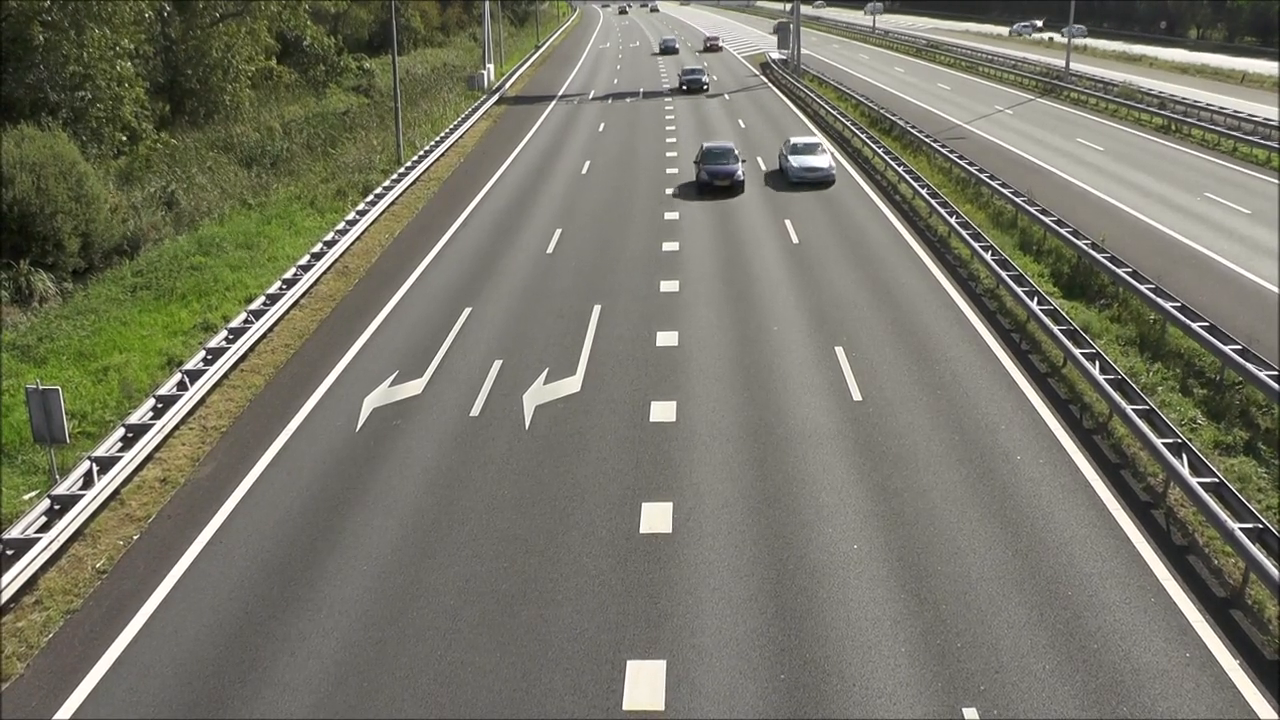
#> input picture frame 33 of Part_3/Ex1/traffic.mp4, 1280 x 720 px
$ python main_v2.py
#> lines starting #> are read from the running program, lines starting #| are printed output that depends on the picture
#!/usr/bin/env python3
# shebang line for linux / mac

from copy import deepcopy
import glob
import cv2  # import the opencv library
import numpy as np
import argparse


def main():

    # ------------------------------------
    # Setu pargparse
    # ------------------------------------
    parser = argparse.ArgumentParser(
        prog='Traffic car couter',
        description='Counts cars',
        epilog='This is finished')

    parser.add_argument('-if', '--input_filename', type=str, default='/home/hogu/Desktop/SAVI-Hugo-Sachim_108510-25-26/Part_3/Ex1/traffic.mp4')

    args = vars(parser.parse_args())
    print(args)

    # ------------------------------------
    # Open the video file
    # -------------------------------------
    capture = cv2.VideoCapture(args['input_filename'])

    # Check if the sequence was opened successfully
    if not capture.isOpened():
        print("Error: Could not open image sequence.")
    else:
        print("Image sequence opened successfully!")

    # Define bbox coordinates
    bbox = {'x': 699, 'y': 300, 'w': 808-699, 'h': 500-300}
    # Copute bottom right corner
    bbox['x2'] = bbox['x'] + bbox['w']
    bbox['y2'] = bbox['y'] + bbox['h']

    # ------------------------------------
    # Read and display all frames
    # ------------------------------------
    previous_average = None
    previous_change_event = False
    previous_change_event_1 = False
    previous_change_event_2 = False
    previous_change_event_3 = False
    previous_change_event_4 = False
    number_of_cars = 0
    frame_count = 0
    while True:

        ret, frame = capture.read()
#> frame is the input picture: shape (720, 1280, 3); mean B, G, R 103.9, 117.9, 118.6
        if ret == False:
            break

        # create image for drawing
        frame_gui = deepcopy(frame)

        # Draw the frame count
        cv2.putText(
            frame_gui, '#frame ' + str(frame_count),
            (10, 30), cv2.FONT_HERSHEY_SIMPLEX, 1, (0, 255, 0), 2, cv2.LINE_AA)

        # Draw the box on the image
        cv2.rectangle(frame_gui, (bbox['x'], bbox['y']), (bbox['x2'], bbox['y2']),
                      (255, 0, 0), 2)
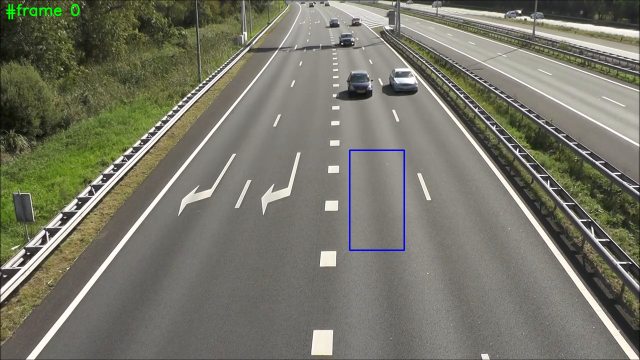
#> frame_gui: shape (720, 1280, 3) (shown at 1/2 size); mean B, G, R 104.1, 117.9, 118.2

        # Compute grayscale image for analysing
        frame_gray = cv2.cvtColor(frame, cv2.COLOR_BGR2GRAY)
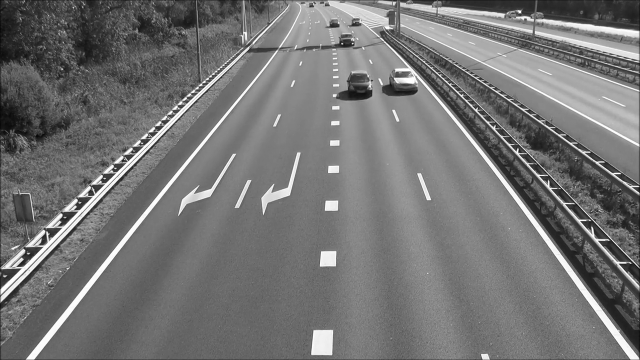
#> frame_gray: shape (720, 1280) (shown at 1/2 size); min 0, max 255, mean 116.6

        box_values = frame_gray[bbox['y']:bbox['y2'],  bbox['x']:bbox['x2']]
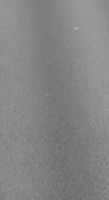
#> box_values: shape (200, 109); min 102, max 179, mean 132.5
        print('box_values = ' + str(box_values))
#> (printed output is left out)

        average = round(np.mean(box_values), 1)  # type: ignore
#> average = 132.5
        # print('average = ' + str(average))
        cv2.putText(
            frame_gui, 'mean ' + str(average),
            (bbox['x'],
             bbox['y'] - 10),
            cv2.FONT_HERSHEY_SIMPLEX, 1, (255, 0, 0), 2, cv2.LINE_AA)

        # Compute the difference between the previous and the current
        if previous_average is None:
            difference = 0  # TODO João has questions
        else:
            difference = round(abs(average - previous_average), 1)

        previous_average = average  # update previous average
#> previous_average = 132.5
        cv2.putText(
            frame_gui, 'dif ' + str(difference),
            (bbox['x'],
             bbox['y'] - 35),
            cv2.FONT_HERSHEY_SIMPLEX, 1, (255, 0, 0), 2, cv2.LINE_AA)

        # Change detection event
        change_detection_threshold = 10
        if difference > change_detection_threshold:
            change_event = True
        else:
            change_event = False

        # Selecting color for putting the change event text as a function of the value
        if change_event == True:
            color = (0, 0, 255)
        else:
            color = (255, 0, 0)

        cv2.putText(
            frame_gui, 'event ' + str(change_event),
            (bbox['x'],
             bbox['y'] - 70),
            cv2.FONT_HERSHEY_SIMPLEX, 1, color, 2, cv2.LINE_AA)

        # ---------------------------
        # Count a car
        # ---------------------------
        # Option 1: Count the rising edges
        #if previous_change_event == False and change_event == True:  # a rising edge
        #    number_of_cars += 1

        # Option 2
        if previous_change_event_4 == False and previous_change_event_3 == False and previous_change_event_2 == False and previous_change_event_1 == False and previous_change_event == False and change_event == True:  # a rising edge
            number_of_cars += 1

        previous_change_event_4 = previous_change_event_3
        previous_change_event_3 = previous_change_event_2
        previous_change_event_2 = previous_change_event_1
        previous_change_event_1 = previous_change_event

        previous_change_event = change_event


        # Draw the number of cars
        cv2.putText(
            frame_gui, '#cars ' + str(number_of_cars),
            (10, 70), cv2.FONT_HERSHEY_SIMPLEX, 1, (0, 255, 0), 2, cv2.LINE_AA)
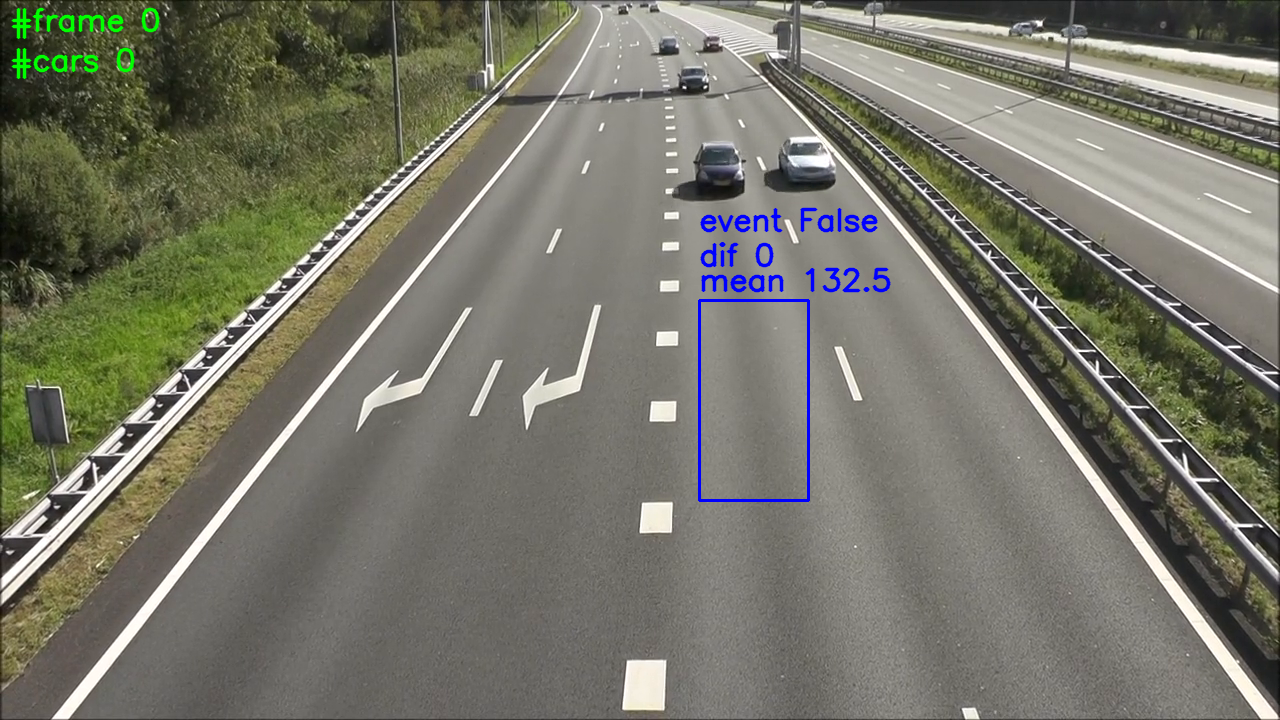
#> frame_gui: shape (720, 1280, 3); mean B, G, R 104.5, 117.6, 117.6

        # Draw image
        cv2.imshow('Image GUI', frame_gui)
        # cv2.imshow('Image gray', frame_gray)

        # Break if q is pressed
        key = cv2.waitKey(20)
#> (key Esc is pressed here)
        # print('key = ' + str(key))
        if key == 113:
            print('You pressed q. Quitting.')
            break

        frame_count += 1  # update the frame count

    cv2.destroyAllWindows()  # Close the window


if __name__ == '__main__':
    main()

$ run again, starting later in the video
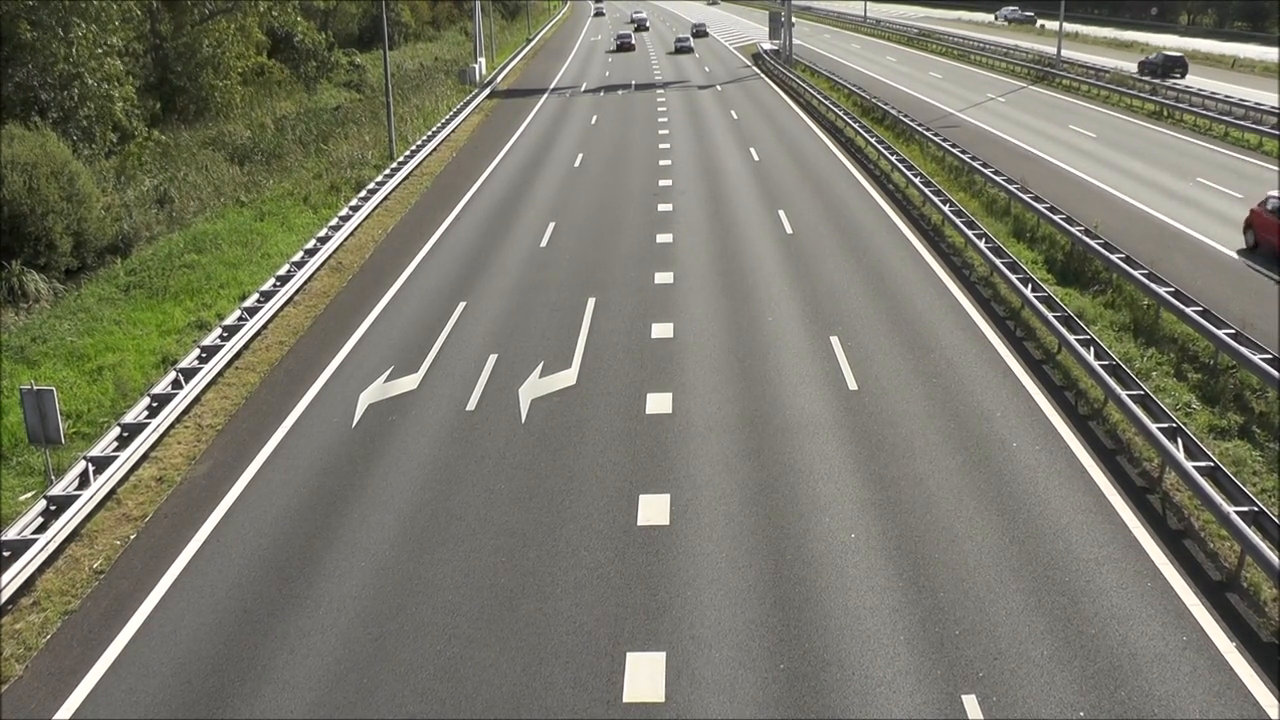
#> input picture frame 150 of Part_3/Ex1/traffic.mp4, 1280 x 720 px
#> in main, frame is the input picture: shape (720, 1280, 3); mean B, G, R 106.3, 120.4, 121.2
#> in main, `frame_gray = cv2.cvtColor(frame, cv2.COLOR_BGR2GRAY)`:
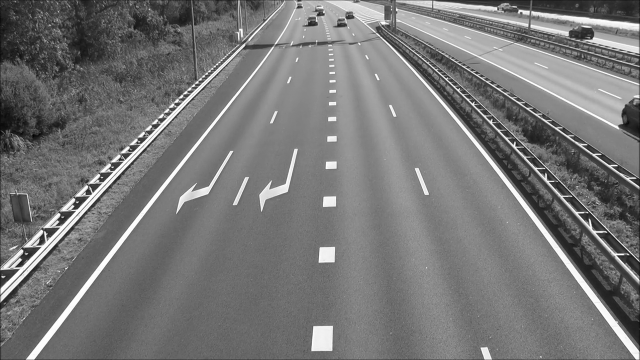
#> frame_gray: shape (720, 1280) (shown at 1/2 size); min 1, max 255, mean 119.1
#> (printed output is left out)
#> average = 134.1
#> in main, `cv2.putText( frame_gui, '#cars ' + str(number_of_cars), (10, 70), cv2...`:
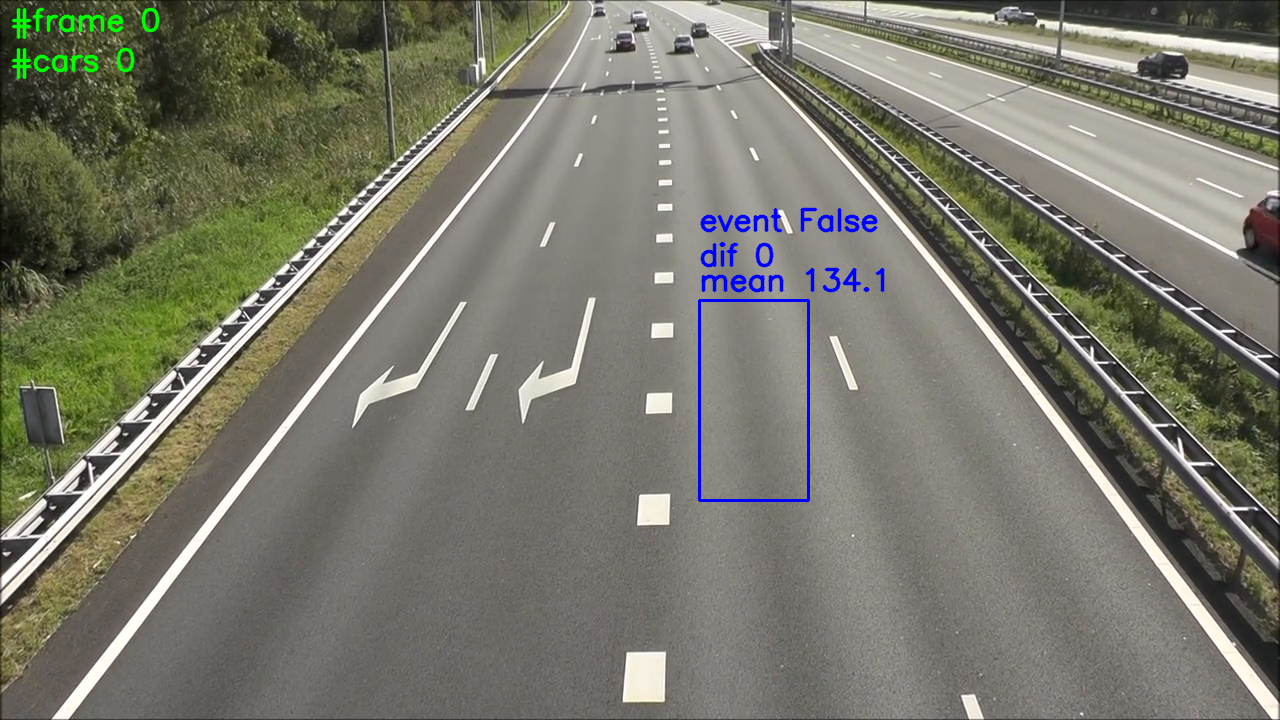
#> frame_gui: shape (720, 1280, 3); mean B, G, R 106.9, 120.1, 120.3

$ run again, starting later in the video
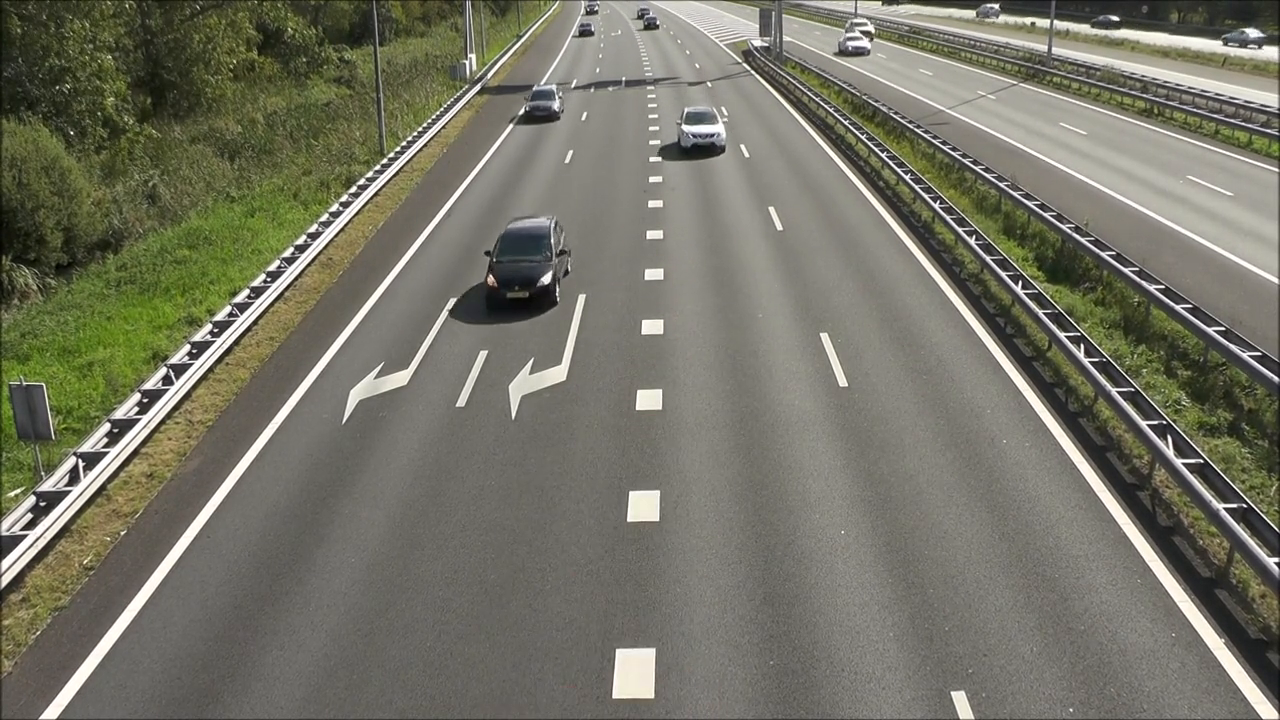
#> input picture frame 268 of Part_3/Ex1/traffic.mp4, 1280 x 720 px
#> in main, frame is the input picture: shape (720, 1280, 3); mean B, G, R 101.8, 115.9, 116.6
#> in main, `frame_gray = cv2.cvtColor(frame, cv2.COLOR_BGR2GRAY)`:
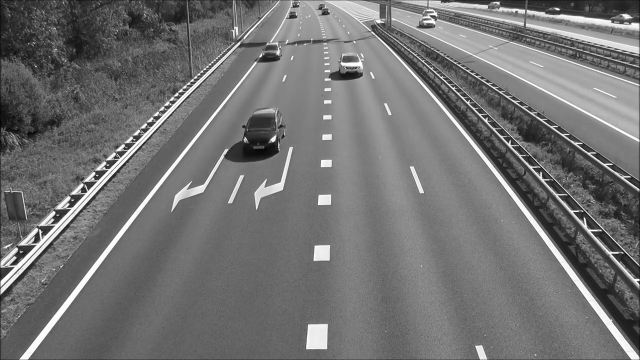
#> frame_gray: shape (720, 1280) (shown at 1/2 size); min 0, max 255, mean 114.6
#> (printed output is left out)
#> average = 129
#> in main, `cv2.putText( frame_gui, '#cars ' + str(number_of_cars), (10, 70), cv2...`:
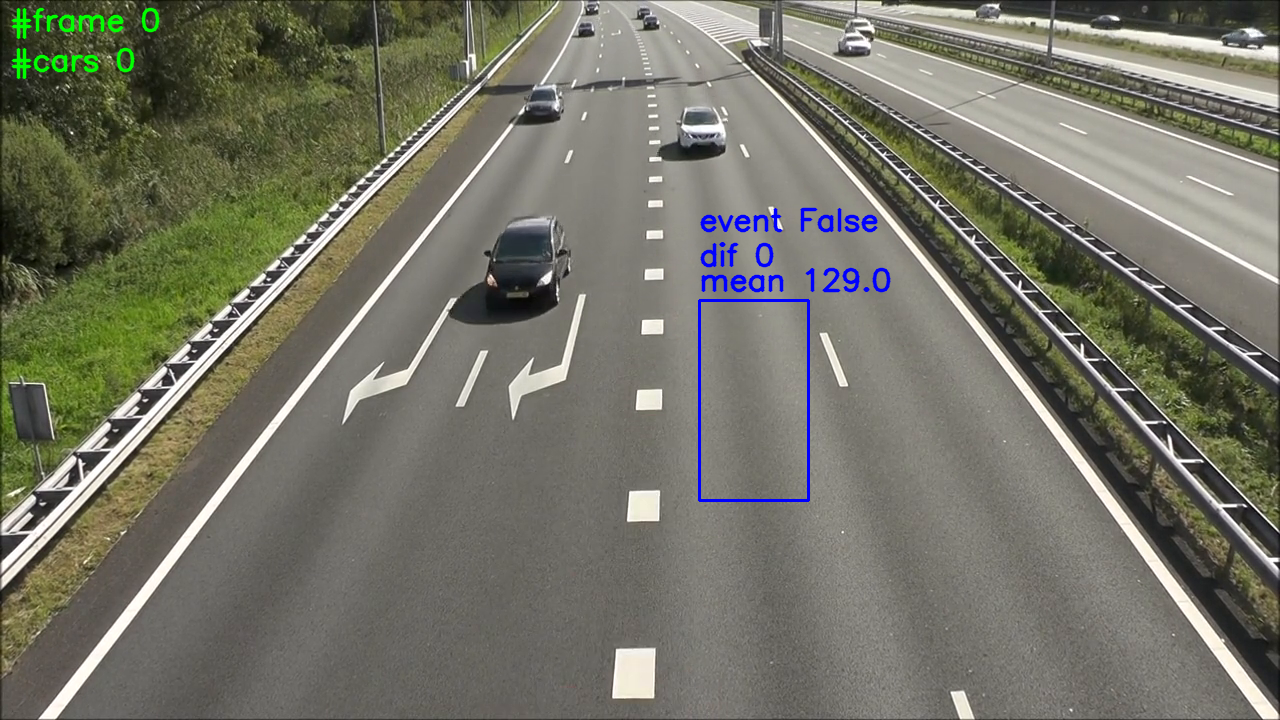
#> frame_gui: shape (720, 1280, 3); mean B, G, R 102.5, 115.6, 115.6
